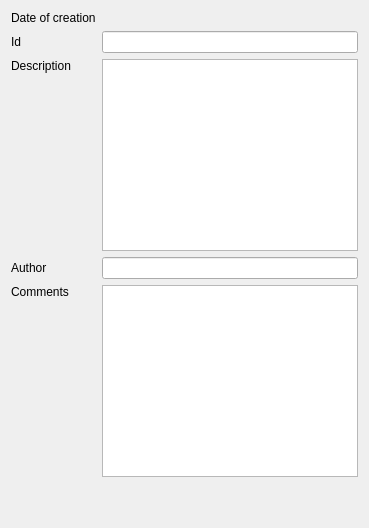
     <widget class="QWidget" name="tab_6">
      <attribute name="icon">
       <iconset resource="../../../ressources/ressources.qrc">
        <normaloff>:/img/icons/information</normaloff>:/img/icons/information</iconset>
      </attribute>
      <attribute name="title">
       <string>Information</string>
      </attribute>
      <layout class="QGridLayout" name="gridLayout_2">
       <item row="5" column="0">
        <spacer name="verticalSpacer">
         <property name="orientation">
          <enum>Qt::Vertical</enum>
         </property>
         <property name="sizeHint" stdset="0">
          <size>
           <width>20</width>
           <height>40</height>
          </size>
         </property>
        </spacer>
       </item>
       <item row="2" column="0">
        <widget class="QLabel" name="label_3">
         <property name="text">
          <string>Description</string>
         </property>
         <property name="alignment">
          <set>Qt::AlignLeading|Qt::AlignLeft|Qt::AlignTop</set>
         </property>
        </widget>
       </item>
       <item row="1" column="0">
        <widget class="QLabel" name="label_4">
         <property name="text">
          <string>Id</string>
         </property>
        </widget>
       </item>
       <item row="1" column="1">
        <widget class="QLineEdit" name="leId"/>
       </item>
       <item row="0" column="1">
        <widget class="QLabel" name="lDateOfCreation">
         <property name="text">
          <string/>
         </property>
        </widget>
       </item>
       <item row="0" column="0">
        <widget class="QLabel" name="label">
         <property name="text">
          <string>Date of creation</string>
         </property>
        </widget>
       </item>
       <item row="3" column="0">
        <widget class="QLabel" name="label_19">
         <property name="text">
          <string>Author</string>
         </property>
        </widget>
       </item>
       <item row="3" column="1">
        <widget class="QLineEdit" name="leAuthor"/>
       </item>
       <item row="4" column="0">
        <widget class="QLabel" name="label_20">
         <property name="text">
          <string>Comments</string>
         </property>
         <property name="alignment">
          <set>Qt::AlignLeading|Qt::AlignLeft|Qt::AlignTop</set>
         </property>
        </widget>
       </item>
       <item row="4" column="1">
        <widget class="QTextEdit" name="leComments"/>
       </item>
       <item row="2" column="1">
        <widget class="QTextEdit" name="leDescription"/>
       </item>
      </layout>
     </widget>
